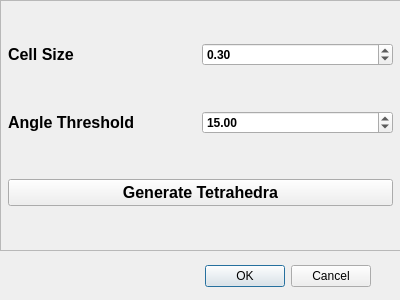
<?xml version="1.0" encoding="UTF-8"?>
<ui version="4.0">
 <class>QuartetTetraStuffingDialog</class>
 <widget class="QDialog" name="QuartetTetraStuffingDialog">
  <property name="geometry">
   <rect>
    <x>0</x>
    <y>0</y>
    <width>400</width>
    <height>300</height>
   </rect>
  </property>
  <property name="sizePolicy">
   <sizepolicy hsizetype="Fixed" vsizetype="Fixed">
    <horstretch>0</horstretch>
    <verstretch>0</verstretch>
   </sizepolicy>
  </property>
  <property name="minimumSize">
   <size>
    <width>400</width>
    <height>300</height>
   </size>
  </property>
  <property name="maximumSize">
   <size>
    <width>400</width>
    <height>300</height>
   </size>
  </property>
  <property name="windowTitle">
   <string>Quartet TetraStuffing Options</string>
  </property>
  <widget class="QDialogButtonBox" name="buttonBox">
   <property name="geometry">
    <rect>
     <x>30</x>
     <y>260</y>
     <width>341</width>
     <height>32</height>
    </rect>
   </property>
   <property name="orientation">
    <enum>Qt::Horizontal</enum>
   </property>
   <property name="standardButtons">
    <set>QDialogButtonBox::Cancel|QDialogButtonBox::Ok</set>
   </property>
  </widget>
  <widget class="QFrame" name="frame">
   <property name="geometry">
    <rect>
     <x>0</x>
     <y>0</y>
     <width>401</width>
     <height>251</height>
    </rect>
   </property>
   <property name="frameShape">
    <enum>QFrame::StyledPanel</enum>
   </property>
   <property name="frameShadow">
    <enum>QFrame::Raised</enum>
   </property>
   <widget class="QWidget" name="verticalLayoutWidget">
    <property name="geometry">
     <rect>
      <x>0</x>
      <y>0</y>
      <width>401</width>
      <height>251</height>
     </rect>
    </property>
    <layout class="QVBoxLayout" name="verticalLayout">
     <property name="spacing">
      <number>2</number>
     </property>
     <property name="leftMargin">
      <number>2</number>
     </property>
     <property name="rightMargin">
      <number>2</number>
     </property>
     <property name="bottomMargin">
      <number>2</number>
     </property>
     <item>
      <layout class="QHBoxLayout" name="horizontalLayout">
       <property name="leftMargin">
        <number>6</number>
       </property>
       <property name="rightMargin">
        <number>6</number>
       </property>
       <item>
        <widget class="QLabel" name="gridSpacingLabel">
         <property name="font">
          <font>
           <pointsize>12</pointsize>
           <weight>75</weight>
           <bold>true</bold>
          </font>
         </property>
         <property name="text">
          <string>Cell Size</string>
         </property>
        </widget>
       </item>
       <item>
        <widget class="QDoubleSpinBox" name="gridSpacingSpinBox">
         <property name="font">
          <font>
           <weight>75</weight>
           <bold>true</bold>
          </font>
         </property>
         <property name="singleStep">
          <double>0.010000000000000</double>
         </property>
         <property name="value">
          <double>0.300000000000000</double>
         </property>
        </widget>
       </item>
      </layout>
     </item>
     <item>
      <layout class="QHBoxLayout" name="horizontalLayout_2">
       <property name="leftMargin">
        <number>6</number>
       </property>
       <property name="rightMargin">
        <number>6</number>
       </property>
       <item>
        <widget class="QLabel" name="angleThresholdtLabel">
         <property name="font">
          <font>
           <pointsize>12</pointsize>
           <weight>75</weight>
           <bold>true</bold>
          </font>
         </property>
         <property name="text">
          <string>Angle Threshold</string>
         </property>
        </widget>
       </item>
       <item>
        <widget class="QDoubleSpinBox" name="angleThresholdSpinBox">
         <property name="font">
          <font>
           <weight>75</weight>
           <bold>true</bold>
          </font>
         </property>
         <property name="maximum">
          <double>90.000000000000000</double>
         </property>
         <property name="singleStep">
          <double>0.100000000000000</double>
         </property>
         <property name="value">
          <double>15.000000000000000</double>
         </property>
        </widget>
       </item>
      </layout>
     </item>
     <item>
      <layout class="QHBoxLayout" name="horizontalLayout_4">
       <property name="spacing">
        <number>2</number>
       </property>
       <property name="leftMargin">
        <number>6</number>
       </property>
       <property name="topMargin">
        <number>0</number>
       </property>
       <property name="rightMargin">
        <number>6</number>
       </property>
       <property name="bottomMargin">
        <number>0</number>
       </property>
       <item>
        <widget class="QPushButton" name="generateTetrasButton">
         <property name="font">
          <font>
           <pointsize>12</pointsize>
           <weight>75</weight>
           <bold>true</bold>
          </font>
         </property>
         <property name="text">
          <string>Generate Tetrahedra</string>
         </property>
        </widget>
       </item>
      </layout>
     </item>
    </layout>
   </widget>
  </widget>
 </widget>
 <resources/>
 <connections>
  <connection>
   <sender>buttonBox</sender>
   <signal>accepted()</signal>
   <receiver>QuartetTetraStuffingDialog</receiver>
   <slot>accept()</slot>
   <hints>
    <hint type="sourcelabel">
     <x>248</x>
     <y>254</y>
    </hint>
    <hint type="destinationlabel">
     <x>157</x>
     <y>274</y>
    </hint>
   </hints>
  </connection>
  <connection>
   <sender>buttonBox</sender>
   <signal>rejected()</signal>
   <receiver>QuartetTetraStuffingDialog</receiver>
   <slot>reject()</slot>
   <hints>
    <hint type="sourcelabel">
     <x>316</x>
     <y>260</y>
    </hint>
    <hint type="destinationlabel">
     <x>286</x>
     <y>274</y>
    </hint>
   </hints>
  </connection>
  <connection>
   <sender>generateTetrasButton</sender>
   <signal>released()</signal>
   <receiver>QuartetTetraStuffingDialog</receiver>
   <slot>generateTetras()</slot>
   <hints>
    <hint type="sourcelabel">
     <x>200</x>
     <y>174</y>
    </hint>
    <hint type="destinationlabel">
     <x>199</x>
     <y>149</y>
    </hint>
   </hints>
  </connection>
 </connections>
 <slots>
  <signal>displayMessage(QString,uint)</signal>
  <signal>notifyDone(QString,uint)</signal>
  <slot>generateTetras()</slot>
 </slots>
</ui>
